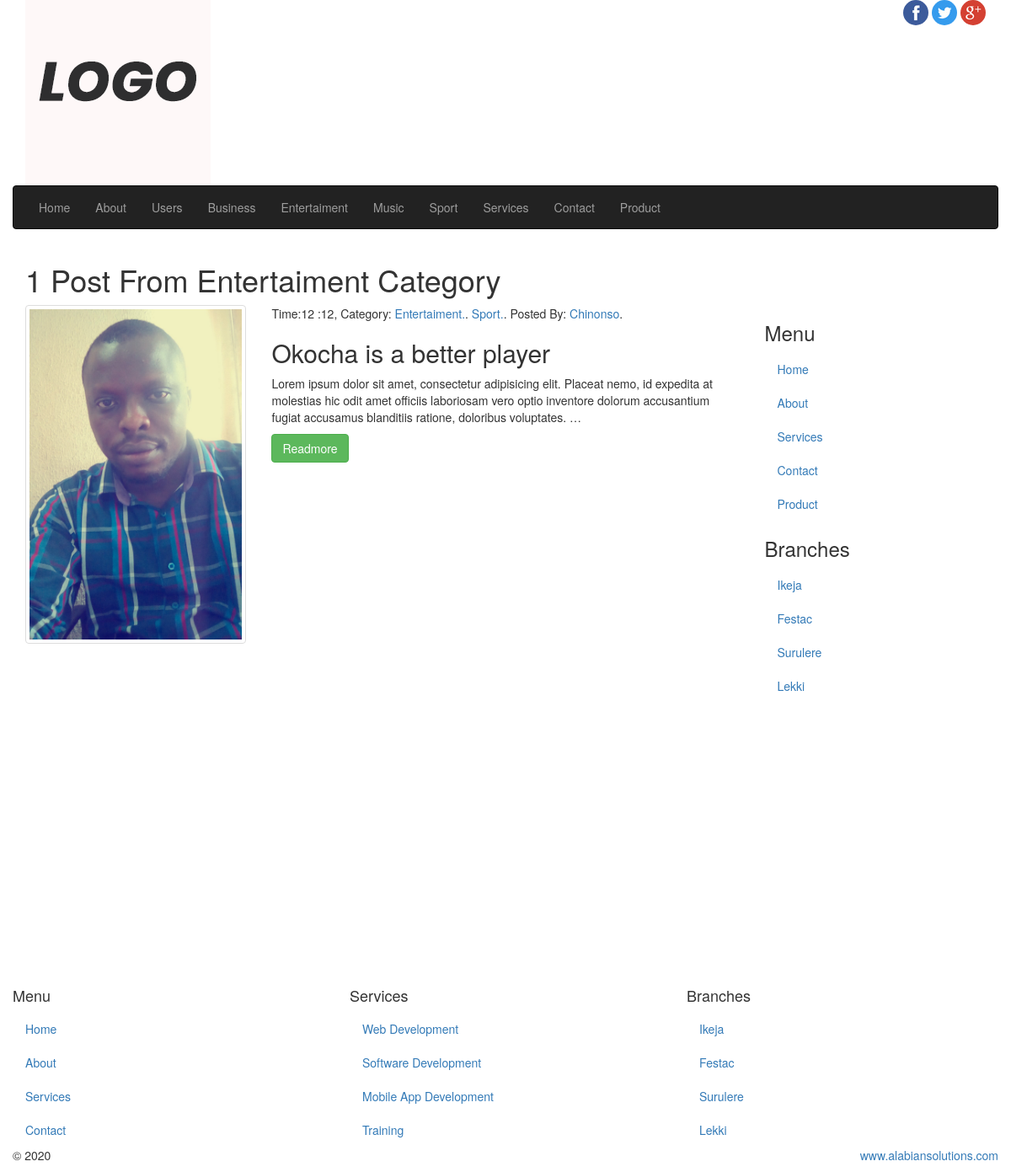
The app's page /frontend/post-list/3 with its own data.
### classwork_app/models.py (models this page shows, shortened)
class Category(models.Model):
    cat_name = models.CharField(max_length=100, verbose_name='Category Name')
    desc = models.TextField(blank=True, null=True, verbose_name='Description')
    def __str__(self):
        return self.cat_name

class Post(models.Model):
    pst_title = models.CharField(max_length=150, verbose_name='Post Title')
    pst_img = models.FileField(blank=True, null=True, upload_to='uploads/')
    created_date = models.DateTimeField(auto_now_add=True, blank=True)
    update_date = models.DateTimeField(auto_now=True, blank=True)
    content = models.TextField()
    category = models.ManyToManyField(Category)
    user = models.ForeignKey(User, on_delete=models.CASCADE)

### classwork_app/views.py (the view)
# urls.py: path('post-list/<int:post_id>', views.post_list, name='post_list'),
def post_list(request, post_id):
    count_records = Post.objects.filter(category__id=post_id).count()
    get_cat_name = get_object_or_404(Category, id=post_id)
    try:
        list_post = Post.objects.filter(category__id=post_id)
    except Post.DoesNotExist:
        raise Http404('Post not found here')
    args = {'pst_list':list_post, 'count':count_records, 'name':get_cat_name}
    return render(request, 'classwork_app/post-list.html', args)

### classwork_app/custom_processor.py (called while the page is built)
def footer_date(request):
    footer_time = datetime.now()
    context = {'site_date':footer_time}
    return context

def menu_cat(request):
    category = Category.objects.all()
    kwargs = {'cat':category}
    return kwargs

### classwork_app/templates/classwork_app/post-list.html (shortened to what this page needs)
{% extends 'classwork_app/base.html' %}
{% load static %}
{% block content %}
<section id="sectionTitle">
  <div class="pageTitle">
    <h1>{{ count }} Post From {{ name }} Category</h1>
  </div>
</section>
<section id="content">
  <div class="row">
    <div class="col-sm-9" id="mainContent">
      {% if pst_list %}
        {% for ps in pst_list %}
        <div class="row">
          <div class="col-md-4 col-sm-4">
            <div class="thumbnail">
              <img src="{{ ps.pst_img.url }}">
            </div>
          </div>
          <div class="col-md-8 col-sm-8">
            <div class="blog-content">
               <p>
                Time:{{ ps.created_date|date:'H :i' }},
                Category:
                {% for c in ps.category.all %}
                <a href="{% url 'classwork_app:post_list' ps.id %}">{{ c.cat_name }}.</a>.
                {% endfor %}
                Posted By: <a href="#">{{ ps.user.first_name }}</a>.
              </p>
              <h2>{{ ps.pst_title }}</h2>
              <p>
                {{ ps.content|truncatewords:30 }}
              </p>
              <a href="{% url 'classwork_app:post_detail' ps.id %}" class="btn btn-success">Readmore</a>
            </div>
          </div>
        </div>
        {% endfor %}
      {% endif %}
    </div>
    {% include 'classwork_app/sidebar.html' %}
  </div>
</section>
{% endblock %}

### classwork_app/templates/classwork_app/base.html (shortened to what this page needs)
{% load static %}
<!DOCTYPE html>
<html lang="en">
  <head>
    <link href="{% static 'classwork_app/css/bootstrap.min.css' %}" rel="stylesheet">
    <link href="{% static 'classwork_app/css/font-awesome.min.css' %}" rel="stylesheet">
    <link href="{% static 'classwork_app/css/style.css' %}" rel="stylesheet">
  </head>
  <body>
    <div class="container">
      <header id="siteLogo">
        <div class="row">
          <div class="col-sm-3">
            <a href="index.html">
              <img src="{% static 'classwork_app/images/logo.png' %}">
            </a>
          </div>
          <div class="col-sm-9">
            <span class="social-logo pull-right">
              <a href="#">
                <img src="{% static 'classwork_app/images/fb.png' %}" class="img-circle">
              </a>
              <a href="#">
                <img src="{% static 'classwork_app/images/tw.png' %}" class="img-circle">
              </a><a href="#">
                <img src="{% static 'classwork_app/images/gp.png' %}" class="img-circle">
              </a>
            </span>
          </div>
        </div>
      </header>
      <section id="siteMenu">
        <div class="row">
          <nav class="navbar navbar-inverse">
            <div class="collapse navbar-collapse" id="mainNav">
                {% url 'index' as home %}
                {% url 'classwork_app:about' as about %}
                {% url 'classwork_app:users' as us %}
                {% url 'classwork_app:service' as service %}
              <ul class="nav navbar-nav">
                <li {% if request.path == home %} class='active' {% endif %}><a href="{% url 'index' %}">Home</a></li>
                <li {% if request.path == about %} class='active' {% endif %}><a href="{% url 'classwork_app:about' %}">About</a></li>
                <li {% if request.path == us %} class='active' {% endif %}><a href="{% url 'classwork_app:users' %}">Users</a></li>
                {% if cat %}
                  {% for c in cat %}
                  <li><a href="{% url 'classwork_app:post_list' c.id %}">{{ c.cat_name }}</a></li>
                  {% endfor %}
                {% endif %}
                <li {% if request.path == service %} class='active' {% endif %}><a href="{% url 'classwork_app:service' %}">Services</a></li>
                <li><a href="contact.html">Contact</a></li>
                <li><a href="#">Product</a></li>
              </ul>
            </div>
          </nav>
        </div>
      </section>
      {% block content %}
      {% endblock %}
    </div>
    <footer class="container-fluid" id="siteFooter">
      <div class="row">
        <div class="col-sm-4">
          <h4>Menu</h4>
          <ul class="nav">
            <li><a href="#">Home</a></li>
            <li><a href="#">About</a></li>
            <li><a href="#">Services</a></li>
            <li><a href="#">Contact</a></li>
          </ul>
        </div>
        <div class="col-sm-4">
          <h4>Services</h4>
          <ul class="nav">
            <li><a href="#">Web Development</a></li>
            <li><a href="#">Software Development</a></li>
            <li><a href="#">Mobile App Development</a></li>
            <li><a href="#">Training</a></li>
          </ul>
        </div>
        <div class="col-sm-4">
          <h4>Branches</h4>
          <ul class="nav">
            <li><a href="#">Ikeja</a></li>
            <li><a href="#">Festac</a></li>
            <li><a href="#">Surulere</a></li>
            <li><a href="#">Lekki</a></li>
          </ul>
        </div>
      </div>
      <div class="row">
        <div class="col-md-3">
          <p>&copy; {{ site_date| date:'Y'}}</p>
        </div>
        <div class="col-md-9">
          <p class="copy pull-right">
            <a href="#" target="_blank">www.alabiansolutions.com</a>
          </p>
        </div>
      </div>
    </footer>
  </body>
</html>

### records on screen
Category: cat_name "Business"
Category: cat_name "Entertaiment"
Category: cat_name "Music"
Category: cat_name "Sport"
Post: pst_img (picture), created_date "12 :12", user.first_name "Chinonso", pst_title "Okocha is a better player", content "Lorem ipsum dolor sit amet, consectetur adipisicing elit. Placeat nemo, id expedita at molestias hic odit amet officiis laboriosam vero optio inventore dolorum accusantium fugiat accusamus blanditiis ratione, doloribus voluptates. …"

### other values on screen
{{ count }} "1"
